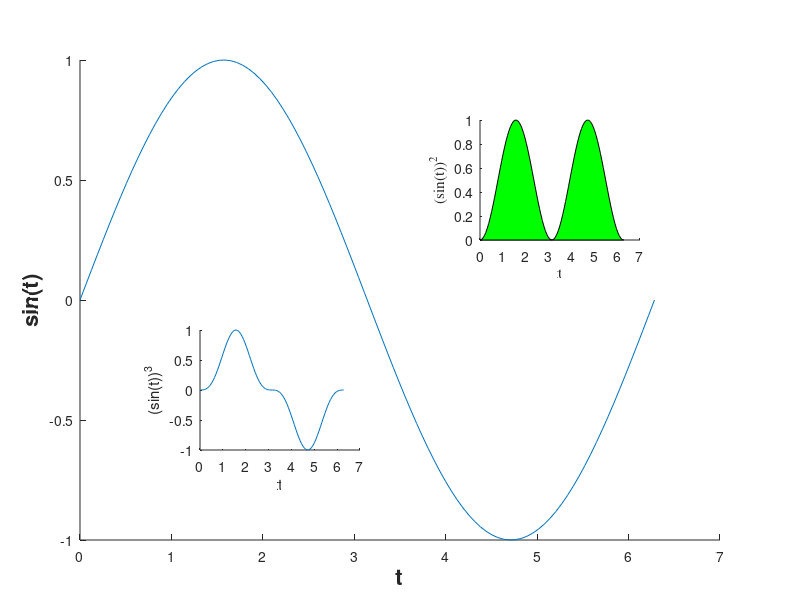

This figure's MATLAB source: (Note: this script raises an error after producing the figure.)

% Create data
t = linspace(0,2*pi);
t(1) = eps;
y = sin(t);

% Place axes at (0.1,0.1) with width and height of 0.8
fig = figure;
handaxes1 = axes('position', [0.1 0.1 0.8 0.8]);

% Main plot
plot(t, y);
xlabel('t'); ylabel('sin(t)');
set(handaxes1, 'box', 'off');

% Adjust XY label font
handxlabel1 = get(gca, 'xlabel');
set(handxlabel1, 'fontsize', 16, 'fontweight', 'bold');
handylabel1 = get(gca, 'ylabel');
set(handylabel1, 'fontsize', 16, 'fontweight', 'bold');

% Place second set of axes on same plot
handaxes2 = axes('position', [0.6 0.6 0.2 0.2]);
fill(t, y.^2, 'g');
set(handaxes2, 'box', 'off');
xlabel('t'); ylabel('(sin(t))^2');

% Adjust XY label font
set(get(handaxes2, 'xlabel'), 'fontname', 'times')
set(get(handaxes2, 'ylabel'), 'fontname', 'times')

% Add another set of axes
handaxes3 = axes('position', [0.25 0.25 0.2 0.2]);
plot(t, y.^3);
set(handaxes3, 'box','off');
xlabel('t'); ylabel('(sin(t))^3');

% PLOTLY 
response = fig2plotly(fig,'name','matlab_simple_inset');
plotly_url = response.url;
